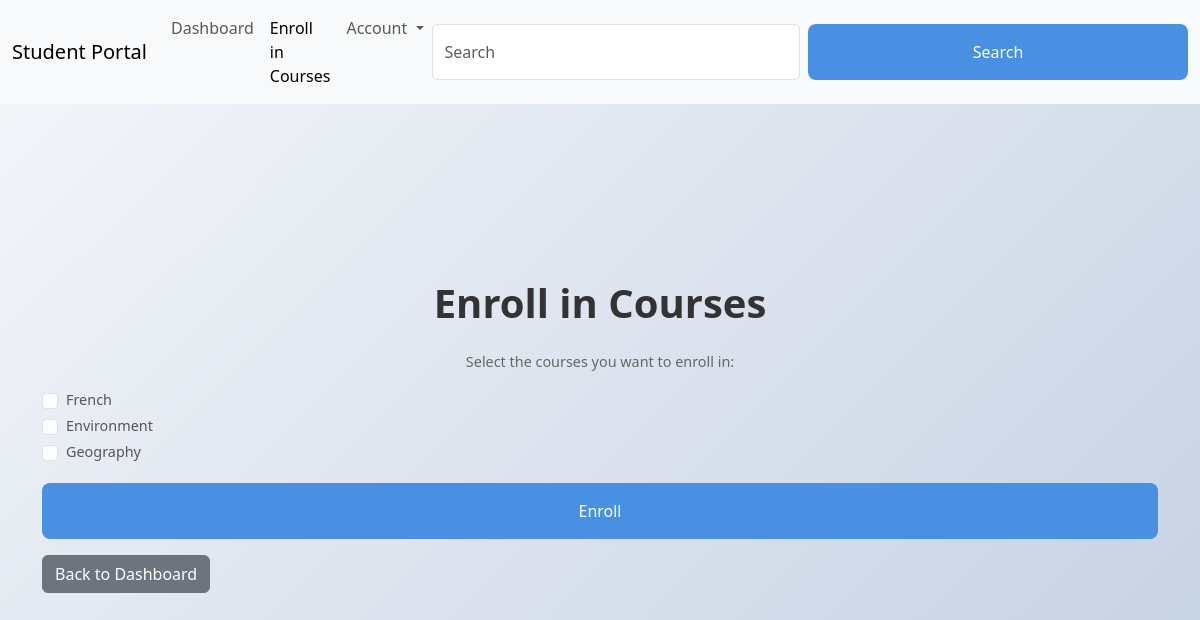
The page /enroll/courses (signed in) on the database as committed earlier.
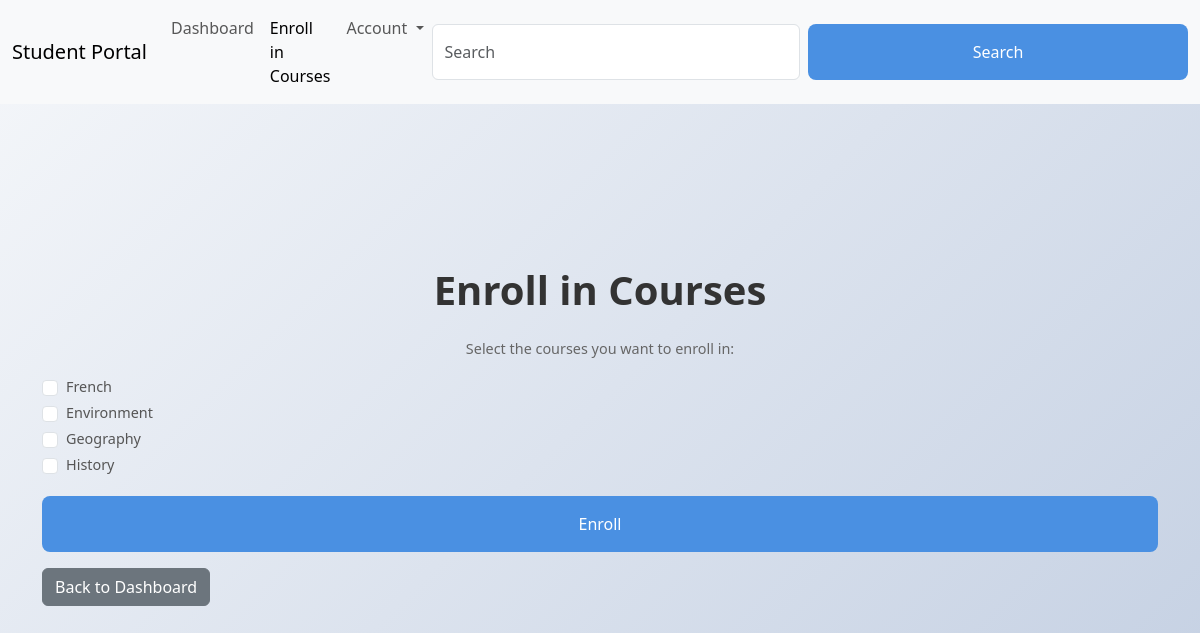
The same page on the database as committed later.
### app.py (models this page shows)
class Subject(db.Model):
    __tablename__ = 'subjects'
    subject_id = db.Column(db.Integer, primary_key=True, autoincrement=True)
    subject_name = db.Column(db.String(80), unique=True, nullable=False)

### app.py (the view, shortened to what this page needs)
@app.route('/enroll/courses', methods=['GET', 'POST'])
@login_required
def enroll_courses():
    if current_user.user_type != 'student':
        flash('Access denied')
        return redirect(url_for('dashboard'))
    subjects = Subject.query.all()
    return render_template('enroll_courses.html', subjects=subjects)

### app.py (called while the page is built)
@login_manager.user_loader
def load_user(username):
    return User.query.get(username)

@app.context_processor
def utility_processor():
    def url_for_static(route):
        return url_for('static', filename=route)
    return {
        'url_for_static': url_for_static
    }

### templates/enroll_courses.html (shortened to what this page needs)
<!DOCTYPE html>
<html lang="en"> <head>
    <link rel="stylesheet" href="{{ url_for('static', filename='bootstrap.min.css') }}">
    <link rel="stylesheet" href="{{ url_for('static', filename='style.css') }}">
</head>
<body>
    <nav class="navbar navbar-expand-lg bg-body-tertiary fixed-top"> <div class="container-fluid">
            <a class="navbar-brand" href="{{ url_for('dashboard') }}">Student Portal</a>
            <div class="collapse navbar-collapse" id="navbarSupportedContent">
                <ul class="navbar-nav me-auto mb-2 mb-lg-0">
                    <li class="nav-item">
                        <a class="nav-link" href="{{ url_for('dashboard') }}">Dashboard</a>
                    </li>
                    <li class="nav-item">
                        <a class="nav-link active" aria-current="page" href="{{ url_for('enroll_courses') }}">Enroll in Courses</a>
                    </li>
                    <li class="nav-item dropdown">
                        <a class="nav-link dropdown-toggle" href="#" role="button" data-bs-toggle="dropdown" aria-expanded="false">
                            Account
                        </a>
                    </li>
                </ul>
                <form class="d-flex" role="search">
                    <input class="form-control me-2" type="search" placeholder="Search" aria-label="Search">
                    <button class="btn btn-outline-success" type="submit">Search</button>
                </form>
            </div>
        </div>
    </nav>
    <div class="container mt-5"> <h1 class="mt-4">Enroll in Courses</h1>
        <form method="POST">
            {% if subjects %}
                <p>Select the courses you want to enroll in:</p>
                {% for subject in subjects %}
                    <div class="form-check">
                        <input class="form-check-input" type="checkbox" name="subjects" value="{{ subject.subject_id }}" id="subject_{{ subject.subject_id }}">
                        <label class="form-check-label" for="subject_{{ subject.subject_id }}">
                            {{ subject.subject_name }}
                        </label>
                    </div>
                {% endfor %}
                <button type="submit" class="btn btn-primary mt-3">Enroll</button>
            {% else %}
                <p>No courses are currently available. Please contact an administrator.</p>
            {% endif %}
        </form>
        <a href="{{ url_for('dashboard') }}" class="btn btn-secondary mt-3">Back to Dashboard</a>
    </div>
</body>
</html>

### static/style.css (style rules this page uses)
* { margin: 0; padding: 0; box-sizing: border-box; font-family: 'Segoe UI', Tahoma, Geneva, Verdana, sans-serif; }
body { background: linear-gradient(135deg, #f5f7fa 0%, #c3cfe2 100%); height: 100vh; display: flex; justify-content: center; align-items: center; }
h1 { color: #333; margin-bottom: 1.5rem; text-align: center; font-weight: 600; }
form { width: 100%; }
label { display: block; margin-bottom: 0.5rem; color: #555; font-size: 0.9rem; font-weight: 500; }
button[type="submit"] { background-color: #4a90e2; color: white; border: none; border-radius: 0.5rem; padding: 1rem 1.5rem; width: 100%; cursor: pointer; font-size: 1rem; font-weight: 500; transition: background-color 0.3s ease; }
p { text-align: center; margin-top: 1.5rem; color: #666; font-size: 0.9rem; }
a { color: #4a90e2; text-decoration: none; font-weight: 500; transition: color 0.3s ease; }

Rows that differ between the two databases and show on the page:
added Subject: subject_name "History"
